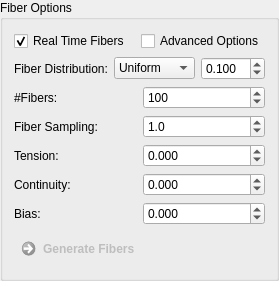
        <widget class="QGroupBox" name="groupBox_8">
         <property name="title">
          <string>Fiber Options</string>
         </property>
         <layout class="QGridLayout" name="gridLayout_15">
          <item row="2" column="0">
           <widget class="QFrame" name="frame_5">
            <property name="frameShape">
             <enum>QFrame::NoFrame</enum>
            </property>
            <property name="frameShadow">
             <enum>QFrame::Raised</enum>
            </property>
            <layout class="QGridLayout" name="gridLayout_9">
             <property name="leftMargin">
              <number>0</number>
             </property>
             <property name="topMargin">
              <number>0</number>
             </property>
             <property name="rightMargin">
              <number>0</number>
             </property>
             <property name="bottomMargin">
              <number>0</number>
             </property>
             <item row="2" column="0">
              <widget class="QFrame" name="m_AdvancedFiberOptionsFrame">
               <property name="frameShape">
                <enum>QFrame::NoFrame</enum>
               </property>
               <property name="frameShadow">
                <enum>QFrame::Raised</enum>
               </property>
               <layout class="QGridLayout" name="gridLayout_21">
                <property name="leftMargin">
                 <number>0</number>
                </property>
                <property name="topMargin">
                 <number>0</number>
                </property>
                <property name="rightMargin">
                 <number>0</number>
                </property>
                <property name="bottomMargin">
                 <number>0</number>
                </property>
                <item row="1" column="0">
                 <widget class="QLabel" name="m_TensorsToDWIBValueLabel_5">
                  <property name="toolTip">
                   <string/>
                  </property>
                  <property name="statusTip">
                   <string/>
                  </property>
                  <property name="whatsThis">
                   <string/>
                  </property>
                  <property name="text">
                   <string>Tension:</string>
                  </property>
                  <property name="wordWrap">
                   <bool>false</bool>
                  </property>
                 </widget>
                </item>
                <item row="0" column="0">
                 <widget class="QLabel" name="m_TensorsToDWIBValueLabel_8">
                  <property name="toolTip">
                   <string/>
                  </property>
                  <property name="statusTip">
                   <string/>
                  </property>
                  <property name="whatsThis">
                   <string/>
                  </property>
                  <property name="text">
                   <string>Fiber Sampling:</string>
                  </property>
                  <property name="wordWrap">
                   <bool>false</bool>
                  </property>
                 </widget>
                </item>
                <item row="1" column="1">
                 <widget class="QDoubleSpinBox" name="m_TensionBox">
                  <property name="toolTip">
                   <string/>
                  </property>
                  <property name="decimals">
                   <number>3</number>
                  </property>
                  <property name="minimum">
                   <double>-1.000000000000000</double>
                  </property>
                  <property name="maximum">
                   <double>1.000000000000000</double>
                  </property>
                  <property name="singleStep">
                   <double>0.100000000000000</double>
                  </property>
                  <property name="value">
                   <double>0.000000000000000</double>
                  </property>
                 </widget>
                </item>
                <item row="3" column="1">
                 <widget class="QDoubleSpinBox" name="m_BiasBox">
                  <property name="decimals">
                   <number>3</number>
                  </property>
                  <property name="minimum">
                   <double>-1.000000000000000</double>
                  </property>
                  <property name="maximum">
                   <double>1.000000000000000</double>
                  </property>
                  <property name="singleStep">
                   <double>0.100000000000000</double>
                  </property>
                  <property name="value">
                   <double>0.000000000000000</double>
                  </property>
                 </widget>
                </item>
                <item row="3" column="0">
                 <widget class="QLabel" name="m_TensorsToDWIBValueLabel_7">
                  <property name="toolTip">
                   <string/>
                  </property>
                  <property name="statusTip">
                   <string/>
                  </property>
                  <property name="whatsThis">
                   <string/>
                  </property>
                  <property name="text">
                   <string>Bias:</string>
                  </property>
                  <property name="wordWrap">
                   <bool>false</bool>
                  </property>
                 </widget>
                </item>
                <item row="2" column="0">
                 <widget class="QLabel" name="m_TensorsToDWIBValueLabel_6">
                  <property name="toolTip">
                   <string/>
                  </property>
                  <property name="statusTip">
                   <string/>
                  </property>
                  <property name="whatsThis">
                   <string/>
                  </property>
                  <property name="text">
                   <string>Continuity:</string>
                  </property>
                  <property name="wordWrap">
                   <bool>false</bool>
                  </property>
                 </widget>
                </item>
                <item row="2" column="1">
                 <widget class="QDoubleSpinBox" name="m_ContinuityBox">
                  <property name="decimals">
                   <number>3</number>
                  </property>
                  <property name="minimum">
                   <double>-1.000000000000000</double>
                  </property>
                  <property name="maximum">
                   <double>1.000000000000000</double>
                  </property>
                  <property name="singleStep">
                   <double>0.100000000000000</double>
                  </property>
                  <property name="value">
                   <double>0.000000000000000</double>
                  </property>
                 </widget>
                </item>
                <item row="0" column="1">
                 <widget class="QDoubleSpinBox" name="m_FiberSamplingBox">
                  <property name="toolTip">
                   <string>Distance of fiber sampling points (in mm)</string>
                  </property>
                  <property name="decimals">
                   <number>1</number>
                  </property>
                  <property name="minimum">
                   <double>0.100000000000000</double>
                  </property>
                  <property name="singleStep">
                   <double>0.100000000000000</double>
                  </property>
                  <property name="value">
                   <double>1.000000000000000</double>
                  </property>
                 </widget>
                </item>
               </layout>
              </widget>
             </item>
             <item row="1" column="0">
              <widget class="QFrame" name="frame_2">
               <property name="frameShape">
                <enum>QFrame::NoFrame</enum>
               </property>
               <property name="frameShadow">
                <enum>QFrame::Raised</enum>
               </property>
               <layout class="QGridLayout" name="gridLayout_25">
                <property name="leftMargin">
                 <number>0</number>
                </property>
                <property name="topMargin">
                 <number>0</number>
                </property>
                <property name="rightMargin">
                 <number>0</number>
                </property>
                <property name="bottomMargin">
                 <number>0</number>
                </property>
                <property name="verticalSpacing">
                 <number>6</number>
                </property>
                <item row="0" column="0">
                 <widget class="QLabel" name="m_TensorsToDWIBValueLabel_4">
                  <property name="toolTip">
                   <string/>
                  </property>
                  <property name="statusTip">
                   <string/>
                  </property>
                  <property name="whatsThis">
                   <string/>
                  </property>
                  <property name="text">
                   <string>#Fibers:</string>
                  </property>
                  <property name="wordWrap">
                   <bool>false</bool>
                  </property>
                 </widget>
                </item>
                <item row="0" column="1">
                 <widget class="QSpinBox" name="m_FiberDensityBox">
                  <property name="toolTip">
                   <string>Specify number of fibers to generate for the selected bundle.</string>
                  </property>
                  <property name="minimum">
                   <number>1</number>
                  </property>
                  <property name="maximum">
                   <number>1000000</number>
                  </property>
                  <property name="singleStep">
                   <number>100</number>
                  </property>
                  <property name="value">
                   <number>100</number>
                  </property>
                 </widget>
                </item>
               </layout>
              </widget>
             </item>
            </layout>
           </widget>
          </item>
          <item row="3" column="0">
           <widget class="QCommandLinkButton" name="m_GenerateFibersButton">
            <property name="enabled">
             <bool>false</bool>
            </property>
            <property name="text">
             <string>Generate Fibers</string>
            </property>
            <property name="icon">
             <iconset resource="../../resources/QmitkDiffusionImaging.qrc">
              <normaloff>:/QmitkDiffusionImaging/general_icons/right.ico</normaloff>:/QmitkDiffusionImaging/general_icons/right.ico</iconset>
            </property>
           </widget>
          </item>
          <item row="1" column="0">
           <widget class="QFrame" name="frame_3">
            <property name="frameShape">
             <enum>QFrame::NoFrame</enum>
            </property>
            <property name="frameShadow">
             <enum>QFrame::Raised</enum>
            </property>
            <layout class="QGridLayout" name="gridLayout_5">
             <property name="leftMargin">
              <number>0</number>
             </property>
             <property name="topMargin">
              <number>0</number>
             </property>
             <property name="rightMargin">
              <number>0</number>
             </property>
             <property name="bottomMargin">
              <number>0</number>
             </property>
             <item row="0" column="1">
              <widget class="QComboBox" name="m_DistributionBox">
               <property name="toolTip">
                <string>Select fiber distribution inside of the fiducials.</string>
               </property>
               <item>
                <property name="text">
                 <string>Uniform</string>
                </property>
               </item>
               <item>
                <property name="text">
                 <string>Gaussian</string>
                </property>
               </item>
              </widget>
             </item>
             <item row="0" column="0">
              <widget class="QLabel" name="m_TensorsToDWIBValueLabel_9">
               <property name="toolTip">
                <string/>
               </property>
               <property name="statusTip">
                <string/>
               </property>
               <property name="whatsThis">
                <string/>
               </property>
               <property name="text">
                <string>Fiber Distribution:</string>
               </property>
               <property name="wordWrap">
                <bool>false</bool>
               </property>
              </widget>
             </item>
             <item row="0" column="2">
              <widget class="QDoubleSpinBox" name="m_VarianceBox">
               <property name="toolTip">
                <string>Variance of the gaussian</string>
               </property>
               <property name="decimals">
                <number>3</number>
               </property>
               <property name="minimum">
                <double>0.001000000000000</double>
               </property>
               <property name="maximum">
                <double>10.000000000000000</double>
               </property>
               <property name="singleStep">
                <double>0.010000000000000</double>
               </property>
               <property name="value">
                <double>0.100000000000000</double>
               </property>
              </widget>
             </item>
            </layout>
           </widget>
          </item>
          <item row="0" column="0">
           <widget class="QFrame" name="frame_8">
            <property name="frameShape">
             <enum>QFrame::NoFrame</enum>
            </property>
            <property name="frameShadow">
             <enum>QFrame::Raised</enum>
            </property>
            <layout class="QGridLayout" name="gridLayout_22">
             <property name="leftMargin">
              <number>0</number>
             </property>
             <property name="topMargin">
              <number>0</number>
             </property>
             <property name="rightMargin">
              <number>0</number>
             </property>
             <property name="bottomMargin">
              <number>0</number>
             </property>
             <item row="0" column="0">
              <widget class="QCheckBox" name="m_RealTimeFibers">
               <property name="toolTip">
                <string>Disable to only generate fibers if &quot;Generate Fibers&quot; button is pressed.</string>
               </property>
               <property name="text">
                <string>Real Time Fibers</string>
               </property>
               <property name="checked">
                <bool>true</bool>
               </property>
              </widget>
             </item>
             <item row="0" column="1">
              <widget class="QCheckBox" name="m_AdvancedOptionsBox">
               <property name="toolTip">
                <string>Disable to only generate fibers if &quot;Generate Fibers&quot; button is pressed.</string>
               </property>
               <property name="text">
                <string>Advanced Options</string>
               </property>
               <property name="checked">
                <bool>false</bool>
               </property>
              </widget>
             </item>
            </layout>
           </widget>
          </item>
         </layout>
        </widget>
